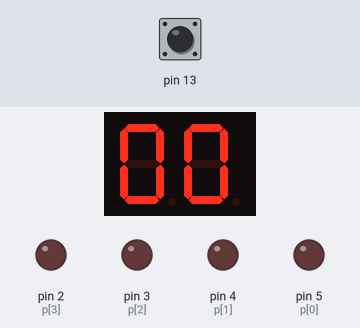
Simulated run of this sketch. Board: Arduino Mega 2560, built with avr-gcc and run on an emulated ATmega2560. On the bench: 2-digit seven-segment display, output pins drawn as LEDs (lit = HIGH). Wiring (from diagram.json): 2-digit 7-segment display, segments lit when HIGH: segments pin 22, pin 23, pin 24, pin 25, pin 26, pin 27, pin 28, pin 29, pin 32, pin 33, pin 34, pin 35, pin 36, pin 37, pin 38, pin 39. The inputs (shaded band) are chosen by the test bench; at power-on: pin 13 LOW. The segment pins are drawn as the display they are named for; pins used as bus, display or sensor lines are not drawn.

Above: at 1.2 s.
1.3 s: pin 13 driven HIGH
At 2.5 s:
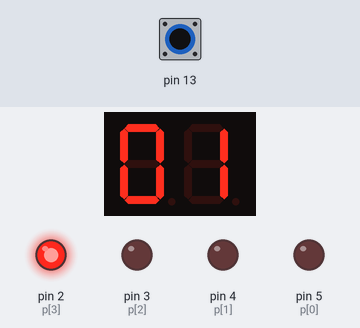
2.8 s: pin 13 pulsed LOW 5 times (0.12 s each, 0.3 s apart)
At 5.4 s:
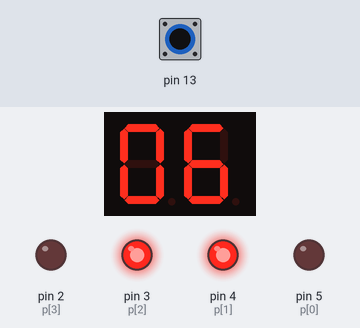
5.8 s: pin 13 pulsed LOW 2 times (0.12 s each, 0.3 s apart)
At 7.4 s:
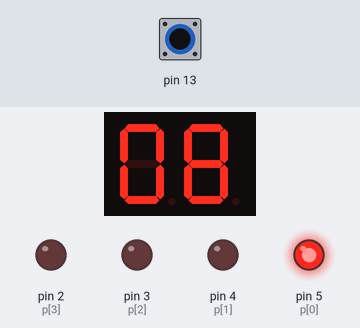
Timing chart, 0 to 8.9 s (numbered marks = the images above; inputs shaded):
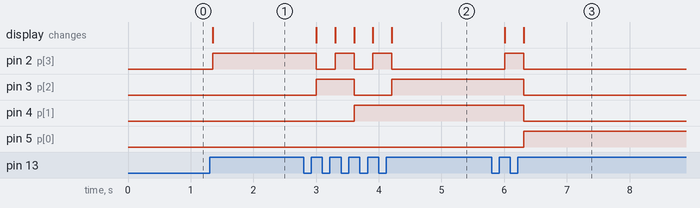

Measured:
- after the input at 1.3 s, pin 2 (p[3]): LOW → HIGH after 0.05 s; the display: changes after 0.05 s (image 1)
- after the input at 2.8 s, pin 2 (p[3]): alternates HIGH for 0.30 s and LOW for 0.30 s, 5 changes in all, then stays LOW, starting after 0.20 s; pin 3 (p[2]): LOW → HIGH after 0.20 s, → LOW 0.60 s later, → HIGH 0.60 s later; pin 4 (p[1]): LOW → HIGH after 0.81 s; the display: first changes after 0.20 s (image 2 shows a later state)
- after the input at 5.8 s, pin 2 (p[3]): LOW → HIGH after 0.21 s, → LOW 0.30 s later; pin 3 (p[2]), pin 4 (p[1]): HIGH → LOW after 0.51 s; pin 5 (p[0]): LOW → HIGH after 0.51 s; the display: first changes after 0.21 s (image 3 shows a later state)

The sketch:

DigitDisplay.ino
```cpp
/*
  Seven Segment Decimal Counting

  This file contains the controller program to
  control 2 seven digit displays each connected
  to pins 22 - 29 and 32 - 39 respectively

Important Functions

  void initializeDisplay() - Initializes pin mode and sets
  the value to 00

  void updateDisplay(byte n, byte m) - The n is for the
  10s place and the m is for the ones place
  Passing 255 clears all segments, any other values
  turns on all the segments

  Created May 17 2024
  by Reegan Anto.J 3rd year
  Adhi College of Engineering and Technology
*/

enum lightPinTens{
  t_a = 22, t_b = 23, t_c = 24, t_d = 25, t_e = 26, t_f = 27, t_g = 28, t_dp = 29
};
enum lightPinOnes{
  o_a = 32, o_b = 33, o_c = 34, o_d = 35, o_e = 36, o_f = 37, o_g = 38, o_dp =  39
};

void UpdateDisplay(byte n, byte m){
  switch(n){
    case 255:
      digitalWrite(t_a, LOW);
      digitalWrite(t_b, LOW);
      digitalWrite(t_c, LOW);
      digitalWrite(t_d, LOW);
      digitalWrite(t_e, LOW);
      digitalWrite(t_f, LOW);
      digitalWrite(t_g, LOW);
      digitalWrite(t_dp, LOW);
    case 0:
      digitalWrite(t_a, HIGH);
      digitalWrite(t_b, HIGH);
      digitalWrite(t_c, HIGH);
      digitalWrite(t_d, HIGH);
      digitalWrite(t_e, HIGH);
      digitalWrite(t_f, HIGH);
      digitalWrite(t_g, LOW);
      digitalWrite(t_dp, LOW);
      break;
    case 1:
      digitalWrite(t_a, LOW);
      digitalWrite(t_b, HIGH);
      digitalWrite(t_c, HIGH);
      digitalWrite(t_d, LOW);
      digitalWrite(t_e, LOW);
      digitalWrite(t_f, LOW);
      digitalWrite(t_g, LOW);
      digitalWrite(t_dp, LOW);
      break;
    case 2:
      digitalWrite(t_a, HIGH);
      digitalWrite(t_b, HIGH);
      digitalWrite(t_c, LOW);
      digitalWrite(t_d, HIGH);
      digitalWrite(t_e, HIGH);
      digitalWrite(t_f, LOW);
      digitalWrite(t_g, HIGH);
      digitalWrite(t_dp, LOW);
      break;
    case 3:
      digitalWrite(t_a, HIGH);
      digitalWrite(t_b, HIGH);
      digitalWrite(t_c, HIGH);
      digitalWrite(t_d, HIGH);
      digitalWrite(t_e, LOW);
      digitalWrite(t_f, LOW);
      digitalWrite(t_g, HIGH);
      digitalWrite(t_dp, LOW);
      break;
    case 4:
      digitalWrite(t_a, LOW);
      digitalWrite(t_b, HIGH);
      digitalWrite(t_c, HIGH);
      digitalWrite(t_d, LOW);
      digitalWrite(t_e, LOW);
      digitalWrite(t_f, HIGH);
      digitalWrite(t_g, HIGH);
      digitalWrite(t_dp, LOW);
      break;
    case 5:
      digitalWrite(t_a, HIGH);
      digitalWrite(t_b, LOW);
      digitalWrite(t_c, HIGH);
      digitalWrite(t_d, HIGH);
      digitalWrite(t_e, LOW);
      digitalWrite(t_f, HIGH);
      digitalWrite(t_g, HIGH);
      digitalWrite(t_dp, LOW);
      break;
    case 6:
      digitalWrite(t_a, HIGH);
      digitalWrite(t_b, LOW);
      digitalWrite(t_c, HIGH);
      digitalWrite(t_d, HIGH);
      digitalWrite(t_e, HIGH);
      digitalWrite(t_f, HIGH);
      digitalWrite(t_g, HIGH);
      digitalWrite(t_dp, LOW);
      break;
    case 7:
      digitalWrite(t_a, HIGH);
      digitalWrite(t_b, HIGH);
      digitalWrite(t_c, HIGH);
      digitalWrite(t_d, LOW);
      digitalWrite(t_e, LOW);
      digitalWrite(t_f, LOW);
      digitalWrite(t_g, LOW);
      digitalWrite(t_dp, LOW);
      break;
    case 8:
      digitalWrite(t_a, HIGH);
      digitalWrite(t_b, HIGH);
      digitalWrite(t_c, HIGH);
      digitalWrite(t_d, HIGH);
      digitalWrite(t_e, HIGH);
      digitalWrite(t_f, HIGH);
      digitalWrite(t_g, HIGH);
      digitalWrite(t_dp, LOW);
      break;
    case 9:
      digitalWrite(t_a, HIGH);
      digitalWrite(t_b, HIGH);
      digitalWrite(t_c, HIGH);
      digitalWrite(t_d, HIGH);
      digitalWrite(t_e, LOW);
      digitalWrite(t_f, HIGH);
      digitalWrite(t_g, HIGH);
      digitalWrite(t_dp, LOW);
      break;
    default:
      digitalWrite(t_a, HIGH);
      digitalWrite(t_b, HIGH);
      digitalWrite(t_c, HIGH);
      digitalWrite(t_d, HIGH);
      digitalWrite(t_e, HIGH);
      digitalWrite(t_f, HIGH);
      digitalWrite(t_g, HIGH);
      digitalWrite(t_dp, HIGH);
  }

  switch(m){
    case 255:
      digitalWrite(o_a, LOW);
      digitalWrite(o_b, LOW);
      digitalWrite(o_c, LOW);
      digitalWrite(o_d, LOW);
      digitalWrite(o_e, LOW);
      digitalWrite(o_f, LOW);
      digitalWrite(o_g, LOW);
      digitalWrite(o_dp, LOW);
    case 0:
      digitalWrite(o_a, HIGH);
      digitalWrite(o_b, HIGH);
      digitalWrite(o_c, HIGH);
      digitalWrite(o_d, HIGH);
      digitalWrite(o_e, HIGH);
      digitalWrite(o_f, HIGH);
      digitalWrite(o_g, LOW);
      digitalWrite(o_dp, LOW);
      break;
    case 1:
      digitalWrite(o_a, LOW);
      digitalWrite(o_b, HIGH);
      digitalWrite(o_c, HIGH);
      digitalWrite(o_d, LOW);
      digitalWrite(o_e, LOW);
      digitalWrite(o_f, LOW);
      digitalWrite(o_g, LOW);
      digitalWrite(o_dp, LOW);
      break;
    case 2:
      digitalWrite(o_a, HIGH);
      digitalWrite(o_b, HIGH);
      digitalWrite(o_c, LOW);
      digitalWrite(o_d, HIGH);
      digitalWrite(o_e, HIGH);
      digitalWrite(o_f, LOW);
      digitalWrite(o_g, HIGH);
      digitalWrite(o_dp, LOW);
      break;
    case 3:
      digitalWrite(o_a, HIGH);
      digitalWrite(o_b, HIGH);
      digitalWrite(o_c, HIGH);
      digitalWrite(o_d, HIGH);
      digitalWrite(o_e, LOW);
      digitalWrite(o_f, LOW);
      digitalWrite(o_g, HIGH);
      digitalWrite(o_dp, LOW);
      break;
    case 4:
      digitalWrite(o_a, LOW);
      digitalWrite(o_b, HIGH);
      digitalWrite(o_c, HIGH);
      digitalWrite(o_d, LOW);
      digitalWrite(o_e, LOW);
      digitalWrite(o_f, HIGH);
      digitalWrite(o_g, HIGH);
      digitalWrite(o_dp, LOW);
      break;
    case 5:
      digitalWrite(o_a, HIGH);
      digitalWrite(o_b, LOW);
      digitalWrite(o_c, HIGH);
      digitalWrite(o_d, HIGH);
      digitalWrite(o_e, LOW);
      digitalWrite(o_f, HIGH);
      digitalWrite(o_g, HIGH);
      digitalWrite(o_dp, LOW);
      break;
    case 6:
      digitalWrite(o_a, HIGH);
      digitalWrite(o_b, LOW);
      digitalWrite(o_c, HIGH);
      digitalWrite(o_d, HIGH);
      digitalWrite(o_e, HIGH);
      digitalWrite(o_f, HIGH);
      digitalWrite(o_g, HIGH);
      digitalWrite(o_dp, LOW);
      break;
    case 7:
      digitalWrite(o_a, HIGH);
      digitalWrite(o_b, HIGH);
      digitalWrite(o_c, HIGH);
      digitalWrite(o_d, LOW);
      digitalWrite(o_e, LOW);
      digitalWrite(o_f, LOW);
      digitalWrite(o_g, LOW);
      digitalWrite(o_dp, LOW);
      break;
    case 8:
      digitalWrite(o_a, HIGH);
      digitalWrite(o_b, HIGH);
      digitalWrite(o_c, HIGH);
      digitalWrite(o_d, HIGH);
      digitalWrite(o_e, HIGH);
      digitalWrite(o_f, HIGH);
      digitalWrite(o_g, HIGH);
      digitalWrite(o_dp, LOW);
      break;
    case 9:
      digitalWrite(o_a, HIGH);
      digitalWrite(o_b, HIGH);
      digitalWrite(o_c, HIGH);
      digitalWrite(o_d, HIGH);
      digitalWrite(o_e, LOW);
      digitalWrite(o_f, HIGH);
      digitalWrite(o_g, HIGH);
      digitalWrite(o_dp, LOW);
      break;
    default:
      digitalWrite(o_a, HIGH);
      digitalWrite(o_b, HIGH);
      digitalWrite(o_c, HIGH);
      digitalWrite(o_d, HIGH);
      digitalWrite(o_e, HIGH);
      digitalWrite(o_f, HIGH);
      digitalWrite(o_g, HIGH);
      digitalWrite(o_dp, HIGH);
  }
}

void InitializeDisplay(){
    for(byte i = 22; i<=29; i++) pinMode(i, OUTPUT);
    for(byte i = 32; i<=39; i++) pinMode(i, OUTPUT);
    UpdateDisplay(0,0);
  }
```

BinaryCounter.ino
```cpp
/*
  Binary Counter

  This is a simple code which counts binary digit to a four
  digit binary number which is represented by pin numbers
  2 to 5 from 2s digit to 16s digit respectively

  The led turned on denotes a 1 and led turned off denotes
  a 0, using this we can add upto 2^4 which is 16

  The two most nexessary functions are as follows:
    void AdderInitialization() - Must be called first
      as it declares the pin modes

    void BinaryCounter() - Call it each time to increment the
      values by 1. Resets to 0 when reaches 16

  Created May 16 2024
  by Reegan Anto.J 3rd year
  Adhi College of Engineering and Technology
*/

const byte p[] = {5, 4, 3, 2};
byte adder[] = {0, 0, 0, 0};

inline void lightToZero(){
  for(byte i:p){
    digitalWrite(i, LOW);
  }
}

void BinaryCounter(){ // The core logic of this file
  byte counter = 0;
  for(byte i:adder) if(i == 1) counter++;
  if(counter == 4){
    for(byte i = 0; i<sizeof(adder)/sizeof(byte); i++) adder[i] = 0;
    lightToZero();
    return;
  }
  adder[sizeof(p)/sizeof(byte)-1] += 1;
  for(byte i = sizeof(p)/sizeof(byte); i>0; i--){
    if(adder[i-1] == 2){
      adder[i-1] = 0;
      adder[i-2]+=1;
    }
    else if(adder[i-1] == 3){
      adder[i-1] = 1;
      adder[i-2]+=1;
    }
  }
  for(byte i = 0; i< (sizeof(p)/sizeof(byte)); i++){
    if(adder[i] == 1) digitalWrite(p[i], HIGH);
    else digitalWrite(p[i], LOW);
  }
}

void CounterInitialization(){ //To initialize pinmode
  for(byte i:p){
    pinMode(i, OUTPUT);
  }
  lightToZero();
}
```

_main.ino
```cpp
/*
  Digital Adder Circuit

  This is a simple micro-project which is a combination
  of a binary counter which is presented using LEDs and a
  decimal counter which is presented with 2 seven segment
  displays

  Components used:
    Arduino MEGA
    4x LEDs
    6x 330 Ohm resistors
    1 NO push button
    2x 7 segment displays

  This is the driver file for this project, other functions are
  explained in their respective files

  Created May 17 2024
  by Reegan Anto.J 3rd year
  Adhi College of Engineering and Technology
*/

void CounterInitialization();
void BinaryCounter();
void UpdateDisplay(byte n, byte m);
void InitializeDisplay();

byte counter;
bool buttonReleased;

void setup() {
  // put your setup code here, to run once:
  CounterInitialization();
  InitializeDisplay();

  pinMode(13, INPUT);

  counter = 0;
  buttonReleased = true;
}

void loop() {
  // put your main code here, to run repeatedly:
  if(counter > 15) counter = 0;
  if(digitalRead(13) == HIGH){
    delay(50);
    if(digitalRead(13) == HIGH){
      if(buttonReleased){
        counter++;
        BinaryCounter();
        buttonReleased = false;
      }
    }
  }
  if(digitalRead(13) == LOW){
    delay(50);
    if(digitalRead(13) == LOW) buttonReleased = true;
  }
  if(counter < 10) UpdateDisplay(0, counter);
  else UpdateDisplay(counter/10, counter%10);
}
```
